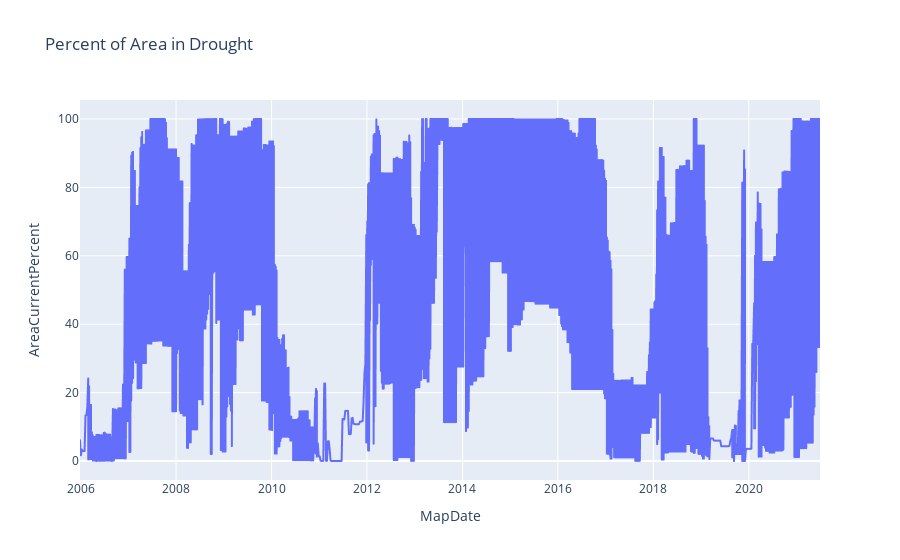

The code cell stored with this chart in its notebook:
### Code cell
areacurrentpercentfig = px.line(dm0621, x="MapDate", y="AreaCurrentPercent", title='Percent of Area in Drought')
areacurrentpercentfig.show()

### Figure 1 — Plotly figure (JSON) as saved in the notebook; plotly's stock layout.template omitted (floating-point values rounded to 4 significant figures; data arrays with more than 128 entries replaced by an {"elided": "..."} marker saying what was removed)
{"data": [{"hovertemplate": "MapDate=%{x}<br>AreaCurrentPercent=%{y}<extra></extra>", "legendgroup": "", "line": {"color": "#636efa", "dash": "solid"}, "mode": "lines", "name": "", "showlegend": false, "type": "scattergl", "x": {"elided": "2710 str values"}, "xaxis": "x", "y": {"elided": "2710 float values"}, "yaxis": "y"}], "layout": {"legend": {"tracegroupgap": 0}, "title": {"text": "Percent of Area in Drought"}, "xaxis": {"anchor": "y", "domain": [0, 1], "title": {"text": "MapDate"}}, "yaxis": {"anchor": "x", "domain": [0, 1], "title": {"text": "AreaCurrentPercent"}}}}
